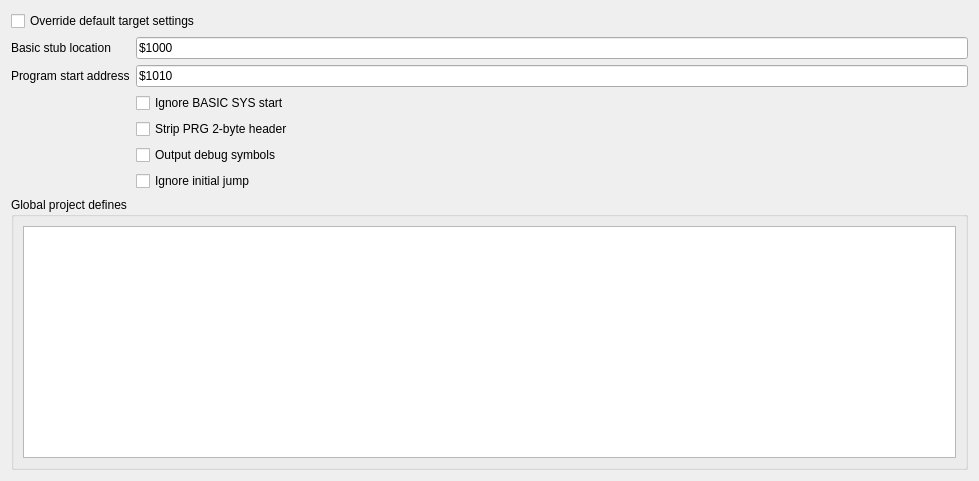
           <widget class="QWidget" name="scrollAreaWidgetContents_7">
            <property name="geometry">
             <rect>
              <x>0</x>
              <y>0</y>
              <width>979</width>
              <height>481</height>
             </rect>
            </property>
            <layout class="QGridLayout" name="gridLayout_29">
             <item row="0" column="0">
              <widget class="QCheckBox" name="chkOverrideTargetSettings">
               <property name="text">
                <string>Override default target settings</string>
               </property>
              </widget>
             </item>
             <item row="1" column="0">
              <layout class="QGridLayout" name="gridLayout_7">
               <item row="2" column="1">
                <widget class="QCheckBox" name="chkIgnoreBasic">
                 <property name="text">
                  <string>Ignore BASIC SYS start</string>
                 </property>
                </widget>
               </item>
               <item row="4" column="1">
                <widget class="QCheckBox" name="chkDebugSymbols">
                 <property name="text">
                  <string>Output debug symbols</string>
                 </property>
                </widget>
               </item>
               <item row="0" column="0">
                <widget class="QLabel" name="lblBasicStub">
                 <property name="text">
                  <string>Basic stub location</string>
                 </property>
                </widget>
               </item>
               <item row="1" column="1">
                <widget class="QLineEdit" name="leBasicStartAddress">
                 <property name="text">
                  <string>$1010</string>
                 </property>
                </widget>
               </item>
               <item row="0" column="1">
                <widget class="QLineEdit" name="leProgramStartAddress">
                 <property name="text">
                  <string>$1000</string>
                 </property>
                </widget>
               </item>
               <item row="3" column="1">
                <widget class="QCheckBox" name="chkStripPrg">
                 <property name="text">
                  <string>Strip PRG 2-byte header</string>
                 </property>
                </widget>
               </item>
               <item row="1" column="0">
                <widget class="QLabel" name="lblProgramStartAddress">
                 <property name="text">
                  <string>Program start address</string>
                 </property>
                </widget>
               </item>
               <item row="5" column="1">
                <widget class="QCheckBox" name="chkIgnoreJump">
                 <property name="text">
                  <string>Ignore initial jump</string>
                 </property>
                </widget>
               </item>
              </layout>
             </item>
             <item row="2" column="0">
              <widget class="QGroupBox" name="groupBox_3">
               <property name="title">
                <string>Global project defines</string>
               </property>
               <layout class="QGridLayout" name="gridLayout_30">
                <item row="0" column="0">
                 <widget class="QPlainTextEdit" name="txtGlobalDefines"/>
                </item>
               </layout>
              </widget>
             </item>
            </layout>
           </widget>
